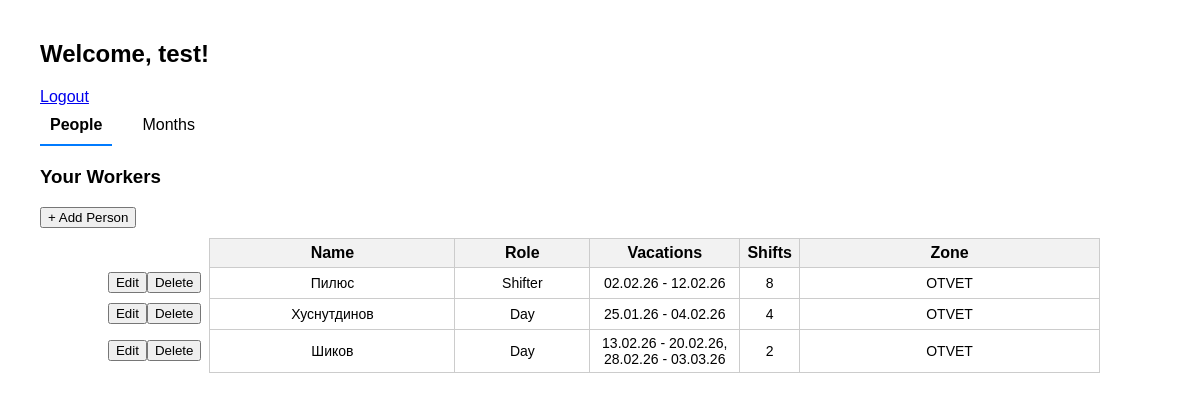
/account (signed in), run on the app's committed database.
### tables this page shows
CREATE TABLE workers (
            id INTEGER PRIMARY KEY AUTOINCREMENT,
            username TEXT NOT NULL,
            name TEXT NOT NULL,
            role TEXT NOT NULL,
            shifts INTEGER NOT NULL
        );

CREATE TABLE places (
            id INTEGER PRIMARY KEY AUTOINCREMENT,
            worker_id INTEGER NOT NULL,
            place TEXT NOT NULL,
            FOREIGN KEY (worker_id)
                REFERENCES workers(id)
                ON DELETE CASCADE
            UNIQUE (worker_id, place)
        );

### main.py (the view)
@app.route("/account", methods=["GET"])
def account():
    if "user" not in session:
        return redirect(url_for("login"))
    else:
        user = session["user"]
    rows = get_workers(session["user"])
    workers = transform_vacations(rows)
    months, years = loaded_date
    months_vacations = list_vacation_days(get_month_workers, user, years, months)
    month_shift_table = {
        'prev': month_days(years, months, 'prev'), # {days_in_month: int, days: [{day: int, weekend: bool}]]
        'cur': month_days(years, months, 'cur'),
        'next': month_days(years, months, 'next')}
    shifts_tables = get_shifts(session["user"])
    return render_template(
        "account.html",
        username=session["user"],
        months=months,
        years=years,
        workers=workers,
        months_vacations=months_vacations,
        month_shift_table=month_shift_table,
        shifts_tables = shifts_tables)

### main.py (called while the page is built)
def month_days(years, months, current_month):
    days_in_month = calendar.monthrange(years[current_month], months[current_month][0])[1]
    days = [
        {'day': day, 'is_weekend': datetime(years[current_month], months[current_month][0], day).weekday() >= 5}
        for day in range(1, days_in_month + 1)]
    return {'days_in_month': days_in_month,
            'days': days}

def transform_vacations(rows):
    workers = {} #{name: {role: str, shifts: int, places: str, vacations: str}}
    vacations_dict = defaultdict(list)
    places_dict = defaultdict(list)
    for row in rows:
        name = row['name']
        workers[name] = {
            "role": row["role"],
            "shifts": row["shifts"],
            "places": ", ".join(row['places']),
            "vacations": ""
        }
        vacs = []
        for interv in row['vacations']:
            start_str = datetime.strptime(interv["vacation_start"], "%Y-%m-%d").date().strftime("%d.%m.%y")
            end_str = datetime.strptime(interv["vacation_end"], "%Y-%m-%d").date().strftime("%d.%m.%y")
            vacs.append(f"{start_str} - {end_str}")
        workers[name]['vacations'] = ", ".join(vacs)
    return workers

def db_connect():
    conn = sqlite3.connect("database.db", check_same_thread=False)
    conn.execute("PRAGMA foreign_keys = ON")
    conn.row_factory = sqlite3.Row  # Dict-like rows
    return conn

def get_month_workers(user, year_month):
    year, month = map(int, year_month.split('-'))
    start_date = datetime(year, month, 1).date()
    end_date = datetime(year, month, calendar.monthrange(year, month)[1]).date()
    conn = db_connect()
    cur = conn.cursor()
    cur.execute("""
        SELECT name, vacation_start, vacation_end, shifts
        FROM workers w
            LEFT JOIN vacations ON w.id = worker_id
        WHERE w.username = ?
            AND (vacation_start BETWEEN ? AND ?
                OR vacation_end BETWEEN ? AND ?)
        ORDER BY name""",
        (user, start_date, end_date, start_date, end_date))
    rows = cur.fetchall()
    cur.close()
    conn.close()
    return rows

### templates/account.html (shortened to what this page needs)
<!DOCTYPE html>
<html lang="en">
<head>
    <link rel="stylesheet" href="{{ url_for('static', filename='styles.css') }}">
</head>
<body id="account-page">
    <h2>Welcome, {{ username }}!</h2>
    <a href="{{ url_for('logout') }}">Logout</a>
    <div class="tabs">
        <div class="tab active" data-tab="workers">People</div>
        <div class="tab" data-tab="months">Months</div>
    </div>
    <div id="workers" class="tab-content active">
        <h3>Your Workers</h3>
        <button id="add-person-btn">+ Add Person</button>
        <table id="workers-table">
            <thead>
                <tr>
                    <th></th>
                    <th>Name</th>
                    <th>Role</th>
                    <th>Vacations</th>
                    <th>Shifts</th>
                    <th>Zone</th>
                </tr>
            </thead>
            <tbody>
                {% for name, w in workers.items() %}
                <tr>
                    <td></td>
                    <td>{{ name }}</td>
                    <td>{{ w.role }}</td>
                    <td>{{ w.vacations }}</td>
                    <td>{{ w.shifts }}</td>
                    <td>{{ w.places }}</td>
                </tr>
                {% endfor %}
            </tbody>
        </table>
    </div>
</body>
</html>

### static/styles.css (style rules this page uses)
table { width: 100%; max-width: 1000px; margin: 0 auto; border-collapse: collapse; font-size: 14px; }
th { background-color: #f2f2f2; padding: 5px; text-align: center; border: 1px solid black; font-weight: bold; min-width: 25px; font-size: 16px; }
td { padding: 2px; text-align: center; border: 1px solid black; word-wrap: break-word; min-width: 25px; max-width: 100px; }
th:first-child, td:first-child { max-width: 30px; text-align: center; font-size: 16px; }
body { font-family: Arial, sans-serif; margin: 40px; }
.tabs { display: flex; margin-bottom: 20px; }
.tab { margin-right: 20px; cursor: pointer; padding: 10px; border-bottom: 2px solid transparent; }
.tab.active { border-bottom: 2px solid #007bff; font-weight: bold; }
.tab-content { display: none; }
.tab-content.active { display: block; }
#workers-table { margin-top: 10px; border-collapse: collapse; width: 100%; table-layout: auto; border: none; }
#workers-table th, #workers-table td { border: 1px solid #ccc; padding: 5px; text-align: center; }
#workers-table th { background-color: #f2f2f2; }
#workers-table td:first-child, #workers-table th:first-child { width: 11%; border: none; background: transparent; }
#workers-table th:nth-child(4), #workers-table td:nth-child(4) { width: 15%; }
#workers-table th:nth-child(5), #workers-table td:nth-child(5) { width: 6%; }
#workers-table th:nth-child(6), #workers-table td:nth-child(6) { width: 30%; }

### data on the page
workers: name "Пилюс", role "Shifter", vacations "02.02.26 - 12.02.26", shifts "8", places "OTVET"
workers: name "Хуснутдинов", role "Day", vacations "25.01.26 - 04.02.26", shifts "4", places "OTVET"
workers: name "Шиков", role "Day", vacations "13.02.26 - 20.02.26, 28.02.26 - 03.03.26", shifts "2", places "OTVET"

### other printed values
{{ username }} "test"
